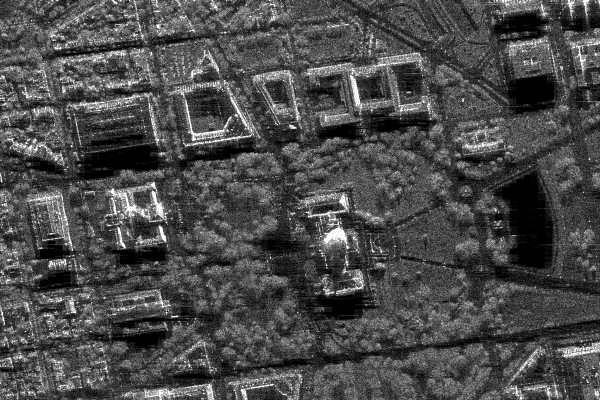
#> input picture Lab1_Image_Processing/sar_1_gray.jpg, 600 x 400 px
$ jupyter execute Lab1_Image_Processing.ipynb
#> lines starting #> are read from the running program, lines starting #| are printed output that depends on the picture; after the words box and inside, x2 and y2 are one past the last pixel; in counts of white or black regions, pixels touching at a corner belong together; long printed decimals are rounded
[cell 1]
import numpy as np
import cv2
import matplotlib.pyplot as plt
from skimage.metrics import structural_similarity, mean_squared_error
print("Библиотеки загружены")

[cell 2]
# 1. Загрузить изображение в оттенках серого sar_1_gray.jpg.
image = cv2.imread('sar_1_gray.jpg', cv2.IMREAD_GRAYSCALE)
#> image is the input picture: shape (400, 600); min 0, max 255, mean 74.9
plt.imshow(image, cmap='gray')

[cell 3]
# 2. Построить гистограмму
histSize = 256
histRange = (0, 256)
accumulate = False

hist = cv2.calcHist([image], [0], None, [histSize], histRange, accumulate=accumulate)
#> hist = 256 values, max 3786 at index 1, min 40 at index 251, mean 937.5

plt.plot(hist)
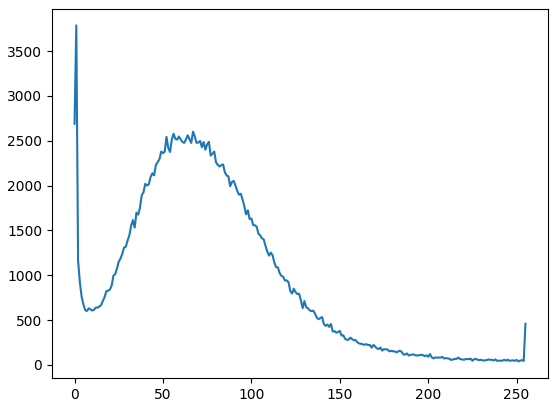
#> figure drawn by matplotlib, 1 panel; curve peaks at x = 1, y = 3786

[cell 4]
# 3. Гамма-коррекция
def gamma_correction(img, gamma):
#> called with gamma = 0.5
    img_norm = img / 255.0
    # Возведение в степень гамма
    img_corrected = np.power(img_norm, gamma)
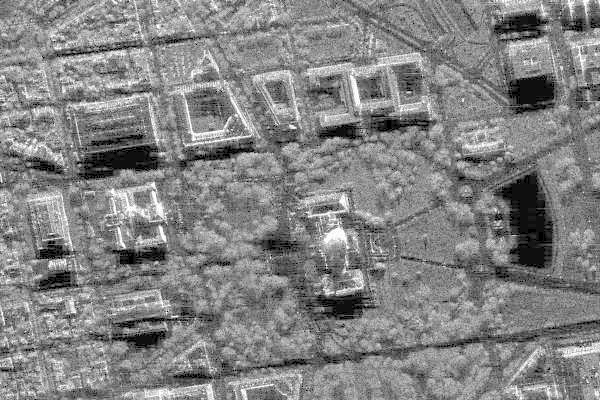
#> img_corrected: shape (400, 600) float64; min 0, max 1, mean 0.514
    return (img_corrected * 255).astype(np.uint8)

plt.figure(figsize=(15, 5))

img_gamma_low = gamma_correction(image, 0.5)
img_gamma_high = gamma_correction(image, 2.0)
#> call 2 of gamma_correction, with gamma = 2
#> in gamma_correction (call 2), `img_corrected = np.power(img_norm, gamma)`:
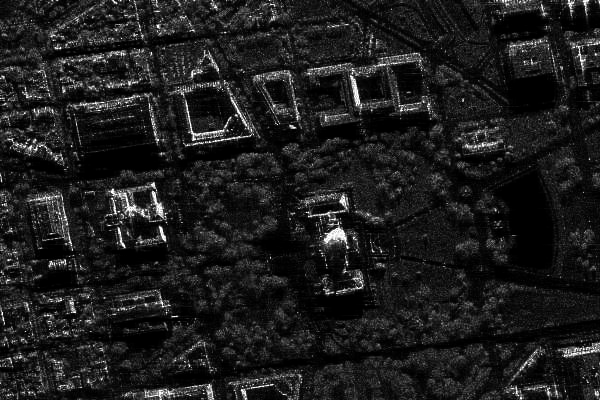
#> img_corrected: shape (400, 600) float64; min 0, max 1, mean 0.116

plt.subplot(1, 3, 1)
plt.imshow(image, cmap='gray')
plt.title('Оригинал')

plt.subplot(1, 3, 2)
plt.imshow(img_gamma_low, cmap='gray')
plt.title('Гамма < 1')

plt.subplot(1, 3, 3)
plt.imshow(img_gamma_high, cmap='gray')
plt.title('Гамма > 1')
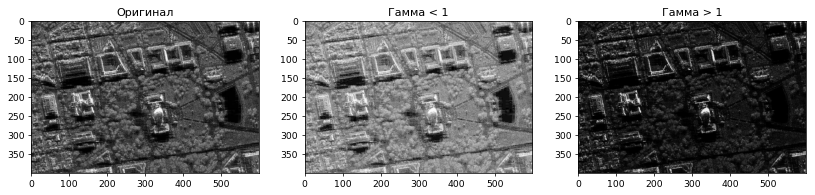
#> figure drawn by matplotlib, 3 panels

[cell 5]
# 4. Сравнить исходное изображение. MSE, SSIM.
from skimage.metrics import structural_similarity, mean_squared_error

(ssim_low, diff_low) = structural_similarity(image, img_gamma_low, full=True, win_size=3)
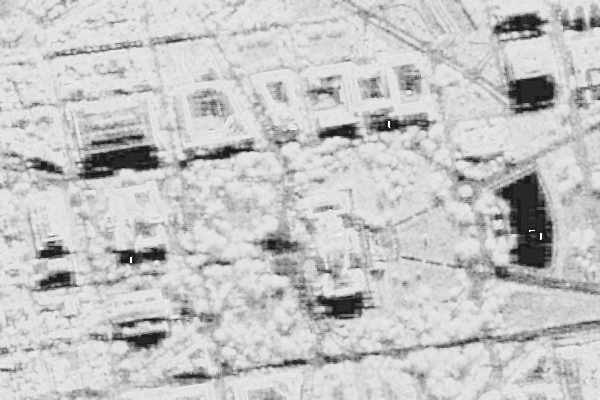
#> diff_low: shape (400, 600) float64; min 0.0911, max 1, mean 0.774
#> ssim_low = 0.773
diff_low = (diff_low * 255).astype("uint8")
print("SSIM (Гамма < 1): {}".format(ssim_low))
#| SSIM (Гамма < 1): 0.7734

(ssim_high, diff_high) = structural_similarity(image, img_gamma_high, full=True, win_size=3)
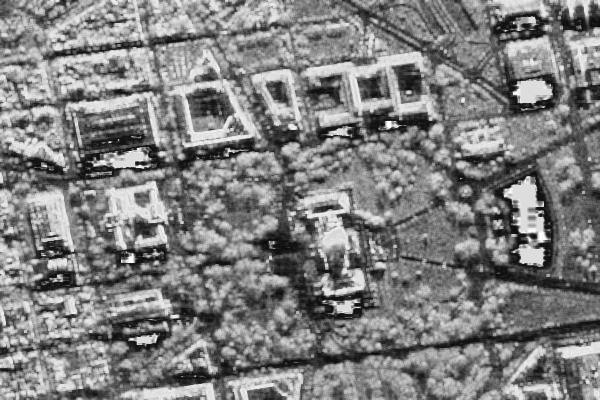
#> diff_high: shape (400, 600) float64; min 0.0323, max 1, mean 0.501
#> ssim_high = 0.5
diff_high = (diff_high * 255).astype("uint8")
print("SSIM (Гамма > 1): {}".format(ssim_high))
#| SSIM (Гамма > 1): 0.5005

mse_low = mean_squared_error(image, img_gamma_low)
#> mse_low = 3250.4
mse_high = mean_squared_error(image, img_gamma_high)
#> mse_high = 2383.8
print("MSE (Гамма < 1): {}".format(mse_low))
#| MSE (Гамма < 1): 3250.429
print("MSE (Гамма > 1): {}".format(mse_high))
#| MSE (Гамма > 1): 2383.764

plt.figure(figsize=(12, 6))

plt.subplot(1, 2, 1)
plt.imshow(diff_low, cmap='gray')
plt.title('Разность (Гамма < 1)')

plt.subplot(1, 2, 2)
plt.imshow(diff_high, cmap='gray')
plt.title('Разность (Гамма > 1)')

[cell 6]
# 5. Алгоритм статистической цветокоррекции
eq_gray = cv2.equalizeHist(image)
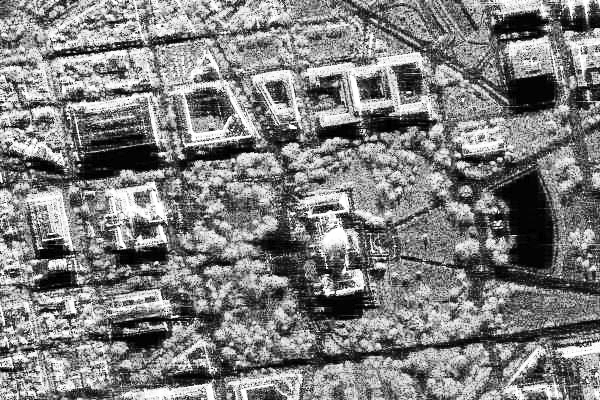
#> eq_gray: shape (400, 600); min 0, max 255, mean 127

plt.figure(figsize=(12, 6))

plt.subplot(1, 2, 1)
plt.imshow(image, cmap='gray')
plt.title('Оригинал')

plt.subplot(1, 2, 2)
plt.imshow(eq_gray, cmap='gray')
plt.title('После eq_gray')

[cell 7]
# 6. Пороговая фильтрация с различными параметрами
thresholds = [50, 100, 150, 200]

plt.figure(figsize=(15, 10))

for i, thresh_val in enumerate(thresholds):
    _, thresh_img = cv2.threshold(image, thresh_val, 255, cv2.THRESH_BINARY)

    plt.subplot(2, 2, i + 1)
    plt.imshow(thresh_img, cmap='gray')
    plt.title(f'Порог = {thresh_val}')
#> this loop made 4 passes
#> pass 1, `_, thresh_img = cv2.threshold(image, thresh_val, 255, cv2.THRESH_BINARY)`:
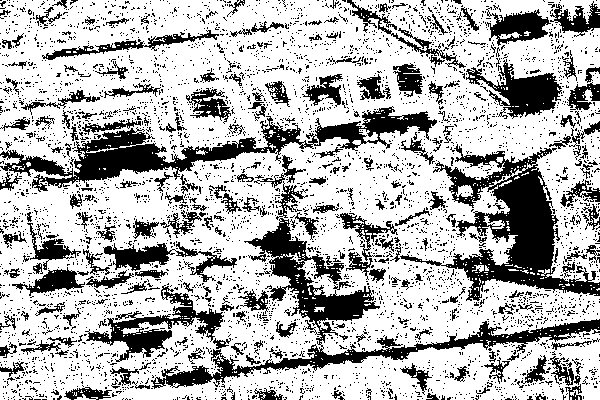
#> thresh_img: shape (400, 600); 70.5% white; 4371 black regions (4132 under 20 px), largest, box (x1, y1, x2, y2) and area: (151, 218, 600, 389) 9418, (400, 144, 600, 301) 9322, (0, 106, 437, 192) 8317
#> pass 3, `_, thresh_img = cv2.threshold(image, thresh_val, 255, cv2.THRESH_BINARY)`:
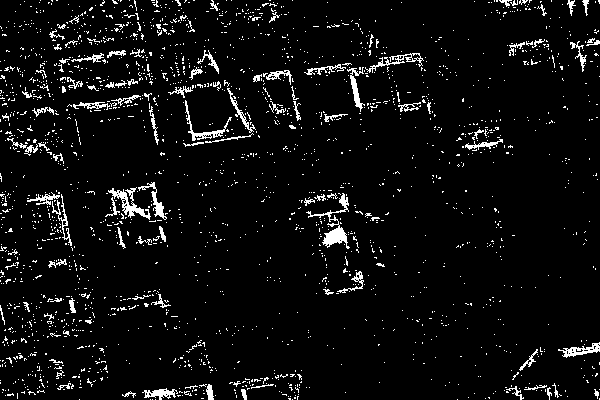
#> thresh_img: shape (400, 600); 5.5% white in thin lines or dots
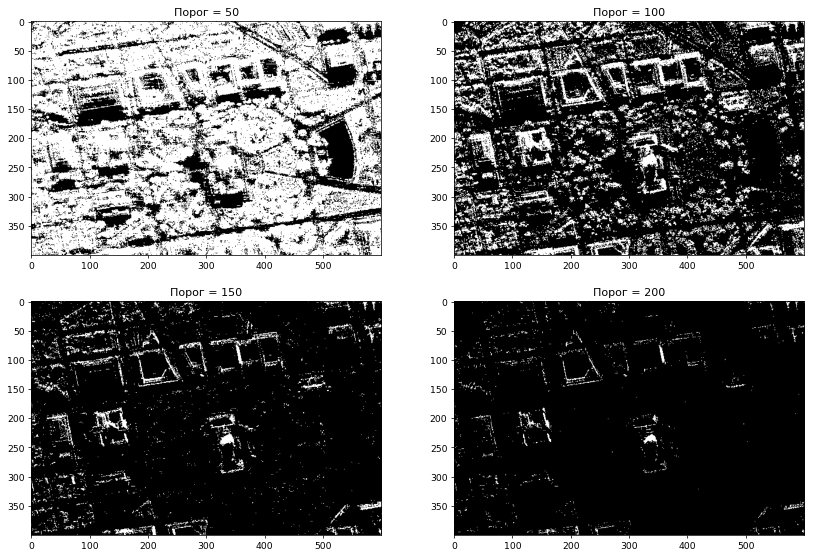
#> figure drawn by matplotlib, 4 panels
